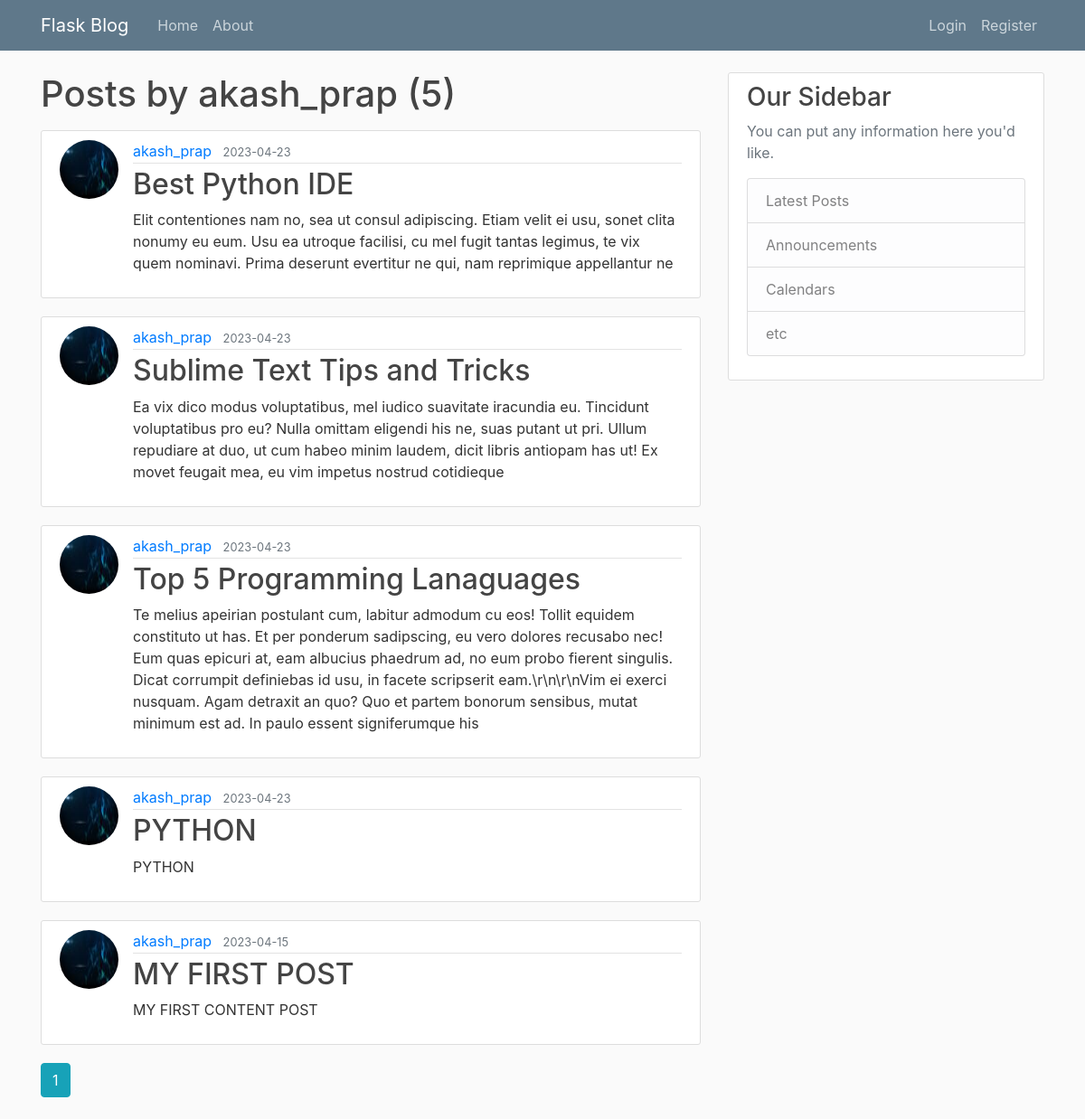
The page /user/akash_prap on the database its author committed.
### flaskblog/models.py (models this page shows, shortened)
class User(db.Model, UserMixin):
    id = db.Column(db.Integer, primary_key=True)
    username = db.Column(db.String(20), unique=True, nullable=False)
    email = db.Column(db.String(120), unique=True, nullable=False)
    image_file = db.Column(db.String(20), nullable=False, default='default.jpg')
    password = db.Column(db.String(60), nullable=False)
    posts = db.relationship('Post', backref='author', lazy=True)

class Post(db.Model):
    id = db.Column(db.Integer, primary_key=True)
    title = db.Column(db.String(100), nullable=False)
    date_posted = db.Column(db.DateTime, nullable=False, default=datetime.utcnow)
    content = db.Column(db.Text, nullable=False)
    user_id = db.Column(db.Integer, db.ForeignKey('user.id'), nullable=False)

### flaskblog/users/routes.py (the view)
@users.route("/user/<string:username>")
def user_posts(username):
    page = request.args.get('page', 1, type=int)
    user = User.query.filter_by(username=username).first_or_404()
    posts = Post.query.filter_by(author=user)\
        .order_by(Post.date_posted.desc())\
        .paginate(page=page, per_page=5)
    return render_template('user_posts.html', posts=posts, user=user)

### flaskblog/templates/user_posts.html
{% extends "layout.html" %}
{% block content %}
<h1 class="mb-3">Posts by {{ user.username }} ({{ posts.total }})</h1>
{% for post in posts.items %}
<article class="media content-section">
    <img class="rounded-circle article-img"
        src="{{ url_for('static', filename='profile_pics/' + post.author.image_file) }}">
    <div class="media-body">
        <div class="article-metadata">
            <a class="mr-2" href="{{ url_for('users.user_posts', username=post.author.username) }}">{{
                post.author.username }}</a>
            <small class="text-muted">{{ post.date_posted.strftime('%Y-%m-%d') }}</small>
        </div>
        <h2><a class="article-title" href="{{ url_for('posts.post', post_id=post.id) }}">{{ post.title }}</a></h2>
        <p class="article-content">{{ post.content }}</p>
    </div>
</article>
{% endfor %}
{% for page_num in posts.iter_pages(left_edge=1, right_edge=1, left_current=1, right_current=2) %}
{% if page_num %}
{% if posts.page == page_num %}
<a class="btn btn-info mb-4" href="{{ url_for('users.user_posts', username=user.username, page=page_num) }}">{{ page_num
    }}</a>
{% else %}
<a class="btn btn-outline-info mb-4" href="{{ url_for('users.user_posts', username=user.username, page=page_num) }}">{{
    page_num }}</a>
{% endif %}
{% else %}
...
{% endif %}
{% endfor %}
{% endblock content %}

### flaskblog/static/main.css (style rules this page uses)
body { background: #fafafa; color: #333333; margin-top: 5rem; }
h1, h2, h3, h4, h5, h6 { color: #444444; }
.content-section { background: #ffffff; padding: 10px 20px; border: 1px solid #dddddd; border-radius: 3px; margin-bottom: 20px; }
.article-title { color: #444444; }
.article-content { white-space: pre-line; }
.article-img { height: 65px; width: 65px; margin-right: 16px; }
.article-metadata { padding-bottom: 1px; margin-bottom: 4px; border-bottom: 1px solid #e3e3e3 }

### rows shown on the page
User: username "akash_prap"
Post: image_file (picture), author.username "akash_prap", date_posted "2023-04-23", title "Best Python IDE", content "Elit contentiones nam no, sea ut consul adipiscing. Etiam velit ei usu, sonet clita nonumy eu eum. Usu ea utroque facilisi, cu mel fugit tantas legimus, te vix quem nominavi. Prima deserunt evertitur ne qui, nam reprimique appellantur ne"
Post: image_file (picture), author.username "akash_prap", date_posted "2023-04-23", title "Sublime Text Tips and Tricks", content "Ea vix dico modus voluptatibus, mel iudico suavitate iracundia eu. Tincidunt voluptatibus pro eu? Nulla omittam eligendi his ne, suas putant ut pri. Ullum repudiare at duo, ut cum habeo minim laudem, dicit libris antiopam has ut! Ex movet feugait mea, eu vim impetus nostrud cotidieque"
Post: image_file (picture), author.username "akash_prap", date_posted "2023-04-23", title "Top 5 Programming Lanaguages", content "Te melius apeirian postulant cum, labitur admodum cu eos! Tollit equidem constituto ut has. Et per ponderum sadipscing, eu vero dolores recusabo nec! Eum quas epicuri at, eam albucius phaedrum ad, no eum probo fierent singulis. Dicat corrumpit definiebas id usu, in facete scripserit eam.\\r\\n\\r\\nVim ei exerci nusquam. Agam detraxit an quo? Quo et partem bonorum sensibus, mutat minimum est ad. In paulo essent signiferumque his"
Post: image_file (picture), author.username "akash_prap", date_posted "2023-04-23", title "PYTHON", content "PYTHON"
Post: image_file (picture), author.username "akash_prap", date_posted "2023-04-15", title "MY FIRST POST", content "MY FIRST CONTENT POST"

### other values the page prints
{{ posts.total }} "5"
{{ page_num }} "1"
